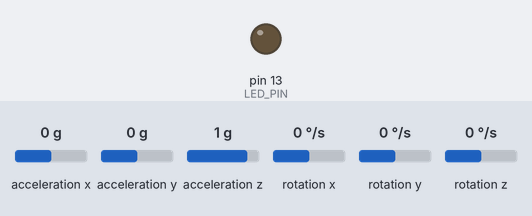
A sketch run on a simulated Arduino Uno, built with avr-gcc and run on an emulated ATmega328P. On the bench: output pins drawn as LEDs (lit = HIGH). The inputs (shaded band) are chosen by the test bench; at power-on: acceleration z 1 g, acceleration x 0 g, acceleration y 0 g, rotation x 0 °/s, rotation y 0 °/s, rotation z 0 °/s. What the sketch prints to the serial monitor is not drawn.

Above: at 0.07 s.
At 1.2 s:
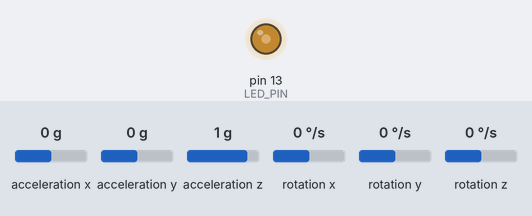
1.3 s: acceleration z set to 0 g
4.3 s: acceleration x set to -1.4 g
7.3 s: acceleration y set to -1.4 g
8.9 s: rotation x set to -72 °/s
11.9 s: rotation x set to -81 °/s
At 12.26 s:
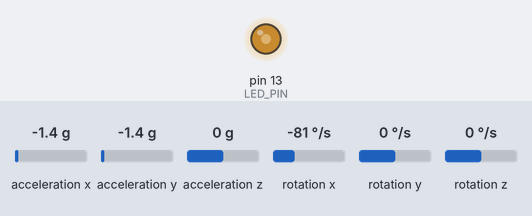
14.9 s: acceleration x set to 0 g
Timing chart, 0 to 17.4 s (numbered marks = the images above; inputs shaded):
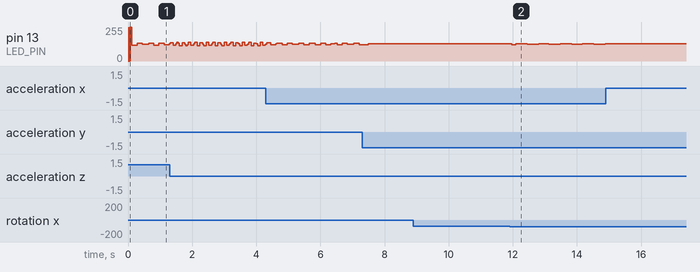

The sketch:

rawdoublempu.ino
```cpp
#include "Adafruit_VL53L0X.h"
#include "I2Cdev.h"
#include "MPU6050.h"
Adafruit_VL53L0X lox = Adafruit_VL53L0X();

// Arduino Wire library is required if I2Cdev I2CDEV_ARDUINO_WIRE implementation
// is used in I2Cdev.h
#if I2CDEV_IMPLEMENTATION == I2CDEV_ARDUINO_WIRE
    #include "Wire.h"
#endif

// class default I2C address is 0x68
// specific I2C addresses may be passed as a parameter here
// AD0 low = 0x68 (default for InvenSense evaluation board)
// AD0 high = 0x69
MPU6050 accelgyroA;
MPU6050 accelgyroB(0x69); // <-- use for AD0 high

int16_t axA, ayA, azA;
int16_t gxA, gyA, gzA;

int16_t axB, ayB, azB;
int16_t gxB, gyB, gzB;


// uncomment "OUTPUT_READABLE_ACCELGYRO" if you want to see a tab-separated
// list of the accel X/Y/Z and then gyro X/Y/Z values in decimal. Easy to read,
// not so easy to parse, and slow(er) over UART.
#define OUTPUT_READABLE_ACCELGYRO

// uncomment "OUTPUT_BINARY_ACCELGYRO" to send all 6 axes of data as 16-bit
// binary, one right after the other. This is very fast (as fast as possible
// without compression or data loss), and easy to parse, but impossible to read
// for a human.
//#define OUTPUT_BINARY_ACCELGYRO


#define LED_PIN 13
bool blinkState = false;

void setup() {
      Serial.begin(115200);

     #if I2CDEV_IMPLEMENTATION == I2CDEV_ARDUINO_WIRE
        Wire.begin();
    #elif I2CDEV_IMPLEMENTATION == I2CDEV_BUILTIN_FASTWIRE
        Fastwire::setup(400, true);
    #endif

 // wait until serial port opens for native USB devices
  while (! Serial) {
    delay(10);
  }
if (!lox.begin()) {
    Serial.println(F("Failed to boot VL53L0X"));
    while(1);
  }
    Serial.println(F("VL53L0X API Continuous Ranging example\n\n"));
    lox.startRangeContinuous();


    // initialize device
    Serial.println("Initializing I2C devices...");
    accelgyroA.initialize();
    accelgyroB.initialize();

    // verify connection
    Serial.println("Testing device connections...");
    Serial.println(accelgyroA.testConnection() ? "MPU6050A connection successful" : "MPU6050A connection failed");
    Serial.println(accelgyroB.testConnection() ? "MPU6050B connection successful" : "MPU6050B connection failed");

    // use the code below to change accel/gyro offset values
    /*
    Serial.println("Updating internal sensor offsets...");
    // -76	-2359	1688	0	0	0
    Serial.print(accelgyro.getXAccelOffset()); Serial.print("\t"); // -76
    Serial.print(accelgyro.getYAccelOffset()); Serial.print("\t"); // -2359
    Serial.print(accelgyro.getZAccelOffset()); Serial.print("\t"); // 1688
    Serial.print(accelgyro.getXGyroOffset()); Serial.print("\t"); // 0
    Serial.print(accelgyro.getYGyroOffset()); Serial.print("\t"); // 0
    Serial.print(accelgyro.getZGyroOffset()); Serial.print("\t"); // 0
    Serial.print("\n");
    accelgyro.setXGyroOffset(220);
    accelgyro.setYGyroOffset(76);
    accelgyro.setZGyroOffset(-85);
    Serial.print(accelgyro.getXAccelOffset()); Serial.print("\t"); // -76
    Serial.print(accelgyro.getYAccelOffset()); Serial.print("\t"); // -2359
    Serial.print(accelgyro.getZAccelOffset()); Serial.print("\t"); // 1688
    Serial.print(accelgyro.getXGyroOffset()); Serial.print("\t"); // 0
    Serial.print(accelgyro.getYGyroOffset()); Serial.print("\t"); // 0
    Serial.print(accelgyro.getZGyroOffset()); Serial.print("\t"); // 0
    Serial.print("\n");
    */

    // configure Arduino LED pin for output
    pinMode(LED_PIN, OUTPUT);
}

void loop() {
    // read raw accel/gyro measurements from device
    accelgyroA.getMotion6(&axA, &ayA, &azA, &gxA, &gyA, &gzA);
    accelgyroB.getMotion6(&axB, &ayB, &azB, &gxB, &gyB, &gzB);

    // these methods (and a few others) are also available
    //accelgyro.getAcceleration(&ax, &ay, &az);
    //accelgyro.getRotation(&gx, &gy, &gz);

    #ifdef OUTPUT_READABLE_ACCELGYRO
        // display tab-separated accel/gyro x/y/z values
        Serial.print("gyroA:");
        Serial.print(axA); Serial.print("\t");
        Serial.print(ayA); Serial.print("\t");
        Serial.print(azA); Serial.print("\t");
        Serial.print(gxA); Serial.print("\t");
        Serial.print(gyA); Serial.print("\t");
        Serial.println(gzA);
    #endif

    #ifdef OUTPUT_BINARY_ACCELGYRO
        Serial.write((uint8_t)(axA >> 8)); Serial.write((uint8_t)(axA & 0xFF));
        Serial.write((uint8_t)(ayA >> 8)); Serial.write((uint8_t)(ayA & 0xFF));
        Serial.write((uint8_t)(azA >> 8)); Serial.write((uint8_t)(azA & 0xFF));
        Serial.write((uint8_t)(gxA >> 8)); Serial.write((uint8_t)(gxA & 0xFF));
        Serial.write((uint8_t)(gyA >> 8)); Serial.write((uint8_t)(gyA & 0xFF));
        Serial.write((uint8_t)(gzA >> 8)); Serial.write((uint8_t)(gzA & 0xFF));
    #endif
     #ifdef OUTPUT_READABLE_ACCELGYRO
        // display tab-separated accel/gyro x/y/z values
        Serial.print("gyroB:");
        Serial.print(axB); Serial.print("\t");
        Serial.print(ayB); Serial.print("\t");
        Serial.print(azB); Serial.print("\t");
        Serial.print(gxB); Serial.print("\t");
        Serial.print(gyB); Serial.print("\t");
        Serial.println(gzB);
    #endif

    #ifdef OUTPUT_BINARY_ACCELGYRO
        Serial.write((uint8_t)(axB >> 8)); Serial.write((uint8_t)(axB & 0xFF));
        Serial.write((uint8_t)(ayB >> 8)); Serial.write((uint8_t)(ayB & 0xFF));
        Serial.write((uint8_t)(azB >> 8)); Serial.write((uint8_t)(azB & 0xFF));
        Serial.write((uint8_t)(gxB >> 8)); Serial.write((uint8_t)(gxB & 0xFF));
        Serial.write((uint8_t)(gyB >> 8)); Serial.write((uint8_t)(gyB & 0xFF));
        Serial.write((uint8_t)(gzB >> 8)); Serial.write((uint8_t)(gzB & 0xFF));
    #endif

    // blink LED to indicate activity
    blinkState = !blinkState;
    digitalWrite(LED_PIN, blinkState);
}
```

Measured:
- after the input at 11.9 s, pin 13 (LED_PIN): 129/255 → 123/255 after 0.06 s, → 131/255 0.12 s later, → 124/255 0.36 s later, → 131/255 0.36 s later, … (10 changes in this stretch)
- after the input at 14.9 s, pin 13 (LED_PIN): stops changing and stays 131/255
